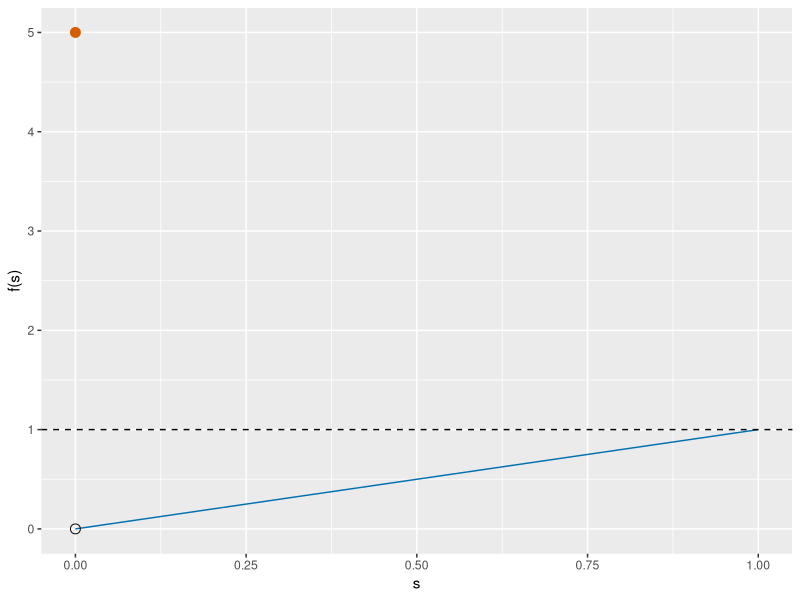

The R script that drew this image:
## ---- chunk 1
#| label: essential-supremum-norm-r
#| fig-alt: >-
#|   Plot of a function on x from 0 to 1. A solid blue diagonal line rises
#|   from an open circle at the origin to the point 1 at x of 1.
#|   A single vermilion filled point sits far above, at the value 5 at x of 0.
#|   A dashed horizontal line at height 1 marks the essential supremum.
#| fig-height: 3.5
#| fig-width: 5
esn_x_pf <- seq(0, 1, length.out = 101)
esn_line_pf <- tibble::tibble(x = esn_x_pf, y = esn_x_pf)
esn_open_pf <- tibble::tibble(x = 0, y = 0)
esn_spike_pf <- tibble::tibble(x = 0, y = 5)
esn_aes_pf <- ggplot2::aes(x, y)
ggplot2::ggplot(esn_line_pf, esn_aes_pf) +
  ggplot2::geom_line(colour = "#0072B2") +
  ggplot2::geom_point(data = esn_open_pf, shape = 1, size = 3) +
  ggplot2::geom_point(data = esn_spike_pf, colour = "#D55E00", size = 3) +
  ggplot2::geom_hline(yintercept = 1, linetype = "dashed") +
  ggplot2::labs(x = "s", y = "f(s)")
